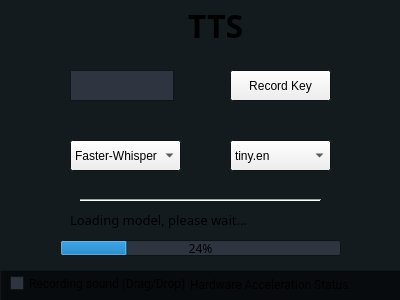
<?xml version="1.0" encoding="UTF-8"?>
<ui version="4.0">
 <class>MainWindow</class>
 <widget class="QMainWindow" name="MainWindow">
  <property name="enabled">
   <bool>true</bool>
  </property>
  <property name="geometry">
   <rect>
    <x>0</x>
    <y>0</y>
    <width>400</width>
    <height>300</height>
   </rect>
  </property>
  <property name="sizePolicy">
   <sizepolicy hsizetype="Fixed" vsizetype="Fixed">
    <horstretch>0</horstretch>
    <verstretch>0</verstretch>
   </sizepolicy>
  </property>
  <property name="palette">
   <palette>
    <active>
     <colorrole role="Base">
      <brush brushstyle="SolidPattern">
       <color alpha="255">
        <red>46</red>
        <green>52</green>
        <blue>64</blue>
       </color>
      </brush>
     </colorrole>
     <colorrole role="Window">
      <brush brushstyle="SolidPattern">
       <color alpha="255">
        <red>20</red>
        <green>27</green>
        <blue>31</blue>
       </color>
      </brush>
     </colorrole>
    </active>
    <inactive>
     <colorrole role="Base">
      <brush brushstyle="SolidPattern">
       <color alpha="255">
        <red>46</red>
        <green>52</green>
        <blue>64</blue>
       </color>
      </brush>
     </colorrole>
     <colorrole role="Window">
      <brush brushstyle="SolidPattern">
       <color alpha="255">
        <red>20</red>
        <green>27</green>
        <blue>31</blue>
       </color>
      </brush>
     </colorrole>
    </inactive>
    <disabled>
     <colorrole role="Base">
      <brush brushstyle="SolidPattern">
       <color alpha="255">
        <red>20</red>
        <green>27</green>
        <blue>31</blue>
       </color>
      </brush>
     </colorrole>
     <colorrole role="Window">
      <brush brushstyle="SolidPattern">
       <color alpha="255">
        <red>20</red>
        <green>27</green>
        <blue>31</blue>
       </color>
      </brush>
     </colorrole>
    </disabled>
   </palette>
  </property>
  <property name="windowTitle">
   <string>WinTTS</string>
  </property>
  <widget class="QWidget" name="centralwidget">
   <property name="enabled">
    <bool>true</bool>
   </property>
   <property name="sizePolicy">
    <sizepolicy hsizetype="Fixed" vsizetype="Fixed">
     <horstretch>0</horstretch>
     <verstretch>0</verstretch>
    </sizepolicy>
   </property>
   <widget class="Line" name="line">
    <property name="geometry">
     <rect>
      <x>80</x>
      <y>190</y>
      <width>241</width>
      <height>20</height>
     </rect>
    </property>
    <property name="orientation">
     <enum>Qt::Horizontal</enum>
    </property>
   </widget>
   <widget class="QCheckBox" name="checkBox">
    <property name="geometry">
     <rect>
      <x>10</x>
      <y>268</y>
      <width>181</width>
      <height>31</height>
     </rect>
    </property>
    <property name="font">
     <font>
      <family>Roboto</family>
     </font>
    </property>
    <property name="acceptDrops">
     <bool>true</bool>
    </property>
    <property name="text">
     <string>Recording sound (Drag/Drop)</string>
    </property>
   </widget>
   <widget class="QLabel" name="label">
    <property name="geometry">
     <rect>
      <x>190</x>
      <y>269</y>
      <width>161</width>
      <height>31</height>
     </rect>
    </property>
    <property name="font">
     <font>
      <family>Roboto</family>
     </font>
    </property>
    <property name="text">
     <string>Hardware Acceleration Status:</string>
    </property>
   </widget>
   <widget class="QLabel" name="WinTTS">
    <property name="geometry">
     <rect>
      <x>150</x>
      <y>10</y>
      <width>131</width>
      <height>31</height>
     </rect>
    </property>
    <property name="font">
     <font>
      <family>Codec Pro ExtraBold</family>
      <pointsize>24</pointsize>
      <weight>75</weight>
      <bold>true</bold>
     </font>
    </property>
    <property name="mouseTracking">
     <bool>true</bool>
    </property>
    <property name="text">
     <string>TTS</string>
    </property>
    <property name="textFormat">
     <enum>Qt::PlainText</enum>
    </property>
    <property name="alignment">
     <set>Qt::AlignCenter</set>
    </property>
   </widget>
   <widget class="QLabel" name="label_3">
    <property name="geometry">
     <rect>
      <x>70</x>
      <y>210</y>
      <width>291</width>
      <height>20</height>
     </rect>
    </property>
    <property name="font">
     <font>
      <family>Input</family>
      <pointsize>10</pointsize>
     </font>
    </property>
    <property name="text">
     <string>Loading model, please wait...</string>
    </property>
   </widget>
   <widget class="QProgressBar" name="progressBar">
    <property name="geometry">
     <rect>
      <x>60</x>
      <y>240</y>
      <width>281</width>
      <height>16</height>
     </rect>
    </property>
    <property name="font">
     <font>
      <family>Input</family>
     </font>
    </property>
    <property name="value">
     <number>24</number>
    </property>
   </widget>
   <widget class="QGraphicsView" name="graphicsView_2">
    <property name="geometry">
     <rect>
      <x>0</x>
      <y>270</y>
      <width>411</width>
      <height>31</height>
     </rect>
    </property>
    <property name="palette">
     <palette>
      <active>
       <colorrole role="Base">
        <brush brushstyle="SolidPattern">
         <color alpha="255">
          <red>8</red>
          <green>11</green>
          <blue>14</blue>
         </color>
        </brush>
       </colorrole>
      </active>
      <inactive>
       <colorrole role="Base">
        <brush brushstyle="SolidPattern">
         <color alpha="255">
          <red>8</red>
          <green>11</green>
          <blue>14</blue>
         </color>
        </brush>
       </colorrole>
      </inactive>
      <disabled>
       <colorrole role="Base">
        <brush brushstyle="SolidPattern">
         <color alpha="255">
          <red>20</red>
          <green>27</green>
          <blue>31</blue>
         </color>
        </brush>
       </colorrole>
      </disabled>
     </palette>
    </property>
   </widget>
   <widget class="QLabel" name="label_2">
    <property name="geometry">
     <rect>
      <x>160</x>
      <y>10</y>
      <width>21</width>
      <height>21</height>
     </rect>
    </property>
    <property name="text">
     <string/>
    </property>
    <property name="pixmap">
     <pixmap>../Windows 1 Theta.png</pixmap>
    </property>
    <property name="scaledContents">
     <bool>true</bool>
    </property>
    <property name="alignment">
     <set>Qt::AlignCenter</set>
    </property>
   </widget>
   <widget class="QPushButton" name="pushButton">
    <property name="geometry">
     <rect>
      <x>230</x>
      <y>70</y>
      <width>101</width>
      <height>31</height>
     </rect>
    </property>
    <property name="text">
     <string>Record Key</string>
    </property>
   </widget>
   <widget class="QTextEdit" name="textEdit">
    <property name="geometry">
     <rect>
      <x>70</x>
      <y>70</y>
      <width>104</width>
      <height>31</height>
     </rect>
    </property>
    <property name="lineWidth">
     <number>0</number>
    </property>
    <property name="readOnly">
     <bool>true</bool>
    </property>
   </widget>
   <widget class="QComboBox" name="comboBox">
    <property name="geometry">
     <rect>
      <x>70</x>
      <y>140</y>
      <width>111</width>
      <height>31</height>
     </rect>
    </property>
    <item>
     <property name="text">
      <string>Faster-Whisper</string>
     </property>
    </item>
    <item>
     <property name="text">
      <string>Insanely-Fast-Whisper</string>
     </property>
    </item>
   </widget>
   <widget class="QComboBox" name="comboBox_2">
    <property name="geometry">
     <rect>
      <x>230</x>
      <y>140</y>
      <width>101</width>
      <height>31</height>
     </rect>
    </property>
    <item>
     <property name="text">
      <string>tiny.en</string>
     </property>
    </item>
    <item>
     <property name="text">
      <string>tiny</string>
     </property>
    </item>
    <item>
     <property name="text">
      <string>base.en</string>
     </property>
    </item>
    <item>
     <property name="text">
      <string>base</string>
     </property>
    </item>
    <item>
     <property name="text">
      <string>small.en</string>
     </property>
    </item>
    <item>
     <property name="text">
      <string>small</string>
     </property>
    </item>
    <item>
     <property name="text">
      <string>medium.en</string>
     </property>
    </item>
    <item>
     <property name="text">
      <string>medium</string>
     </property>
    </item>
    <item>
     <property name="text">
      <string>large</string>
     </property>
    </item>
    <item>
     <property name="text">
      <string>large-v2</string>
     </property>
    </item>
    <item>
     <property name="text">
      <string>large-v3</string>
     </property>
    </item>
   </widget>
   <widget class="QLabel" name="label_4">
    <property name="geometry">
     <rect>
      <x>360</x>
      <y>270</y>
      <width>31</width>
      <height>31</height>
     </rect>
    </property>
    <property name="text">
     <string/>
    </property>
    <property name="pixmap">
     <pixmap>../switch-on.png</pixmap>
    </property>
    <property name="scaledContents">
     <bool>true</bool>
    </property>
   </widget>
   <widget class="QLabel" name="label_5">
    <property name="geometry">
     <rect>
      <x>0</x>
      <y>-5</y>
      <width>401</width>
      <height>51</height>
     </rect>
    </property>
    <property name="text">
     <string/>
    </property>
    <property name="pixmap">
     <pixmap>../Untitled-1.png</pixmap>
    </property>
    <property name="scaledContents">
     <bool>true</bool>
    </property>
   </widget>
   <zorder>label_5</zorder>
   <zorder>graphicsView_2</zorder>
   <zorder>line</zorder>
   <zorder>checkBox</zorder>
   <zorder>label</zorder>
   <zorder>WinTTS</zorder>
   <zorder>label_3</zorder>
   <zorder>progressBar</zorder>
   <zorder>label_2</zorder>
   <zorder>pushButton</zorder>
   <zorder>textEdit</zorder>
   <zorder>comboBox</zorder>
   <zorder>comboBox_2</zorder>
   <zorder>label_4</zorder>
  </widget>
 </widget>
 <resources/>
 <connections/>
</ui>
